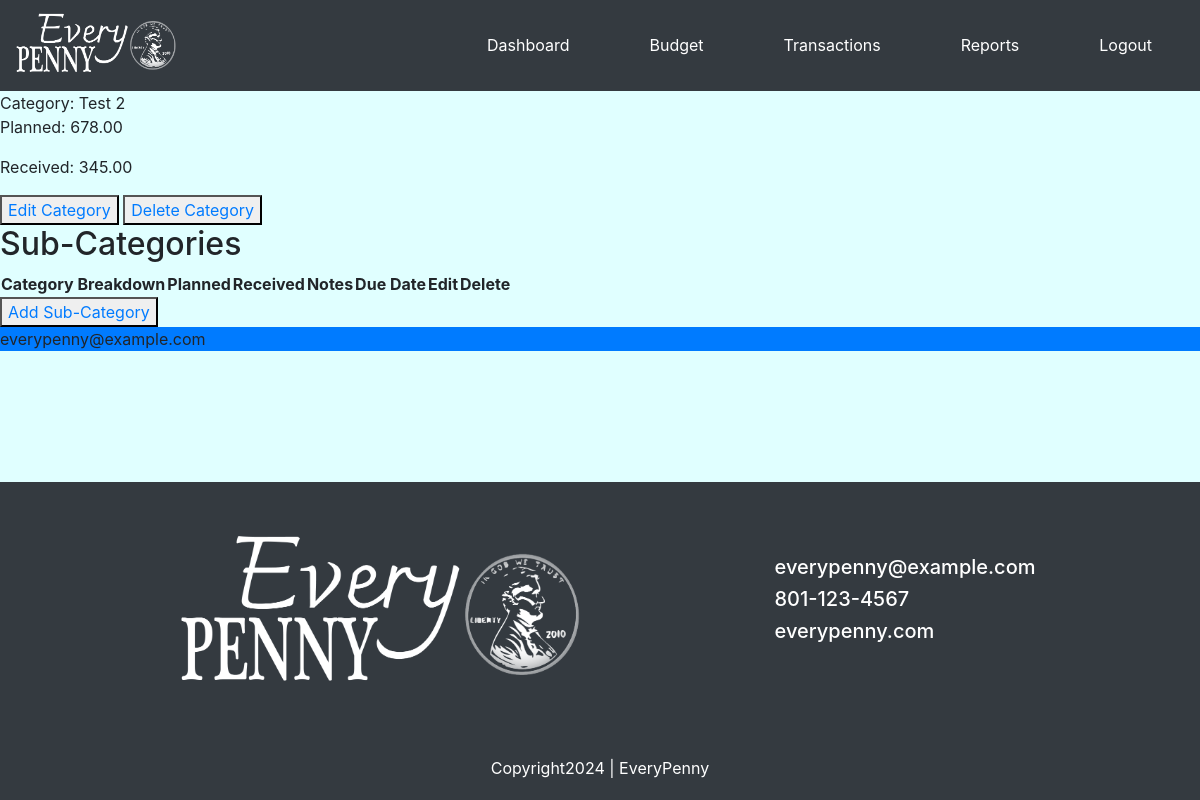
/budget/view_category/6 (signed in), run on the app's committed database.
### budget/models.py (models this page shows, shortened)
class BudgetCategory(models.Model):
    category_name = models.CharField(max_length=100)
    budget = models.ForeignKey(Budget, on_delete=models.CASCADE)
    planned = models.DecimalField(max_digits=10, decimal_places=2)
    received = models.DecimalField(max_digits=10, decimal_places=2)

### budget/views.py (the view)
# urls.py: path('view_category/<int:id>', views.view_category, name='view_category'),
@login_required(login_url='login')
def view_category(request, id):
    category = BudgetCategory.objects.get(id=id)
    labels = BudgetLabel.objects.all()
    context = {
        'category': category,
        'labels': labels
    }
    return render(request, 'budget/view_category.html', context)

### budget/templates/budget/view_category.html (shortened to what this page needs)
{% extends 'budget/base.html' %}
{% block body %}
    Category: {{ category.category_name }}
    <p>Planned: {{ category.planned }}</p>
    <p>Received: {{ category.received }}</p>
    <button><a href="{% url 'budget:edit_category' category.id %}">Edit Category</a></button>
    <button><a href="{% url 'budget:delete_category' category.id %}">Delete Category</a></button>
    <h2>Sub-Categories</h2>
    <table>
    <thead>
    <tr>
        <th>Category Breakdown</th>
        <th>Planned</th>
        <th>Received</th>
        <th>Notes</th>
        <th>Due Date</th>
        <th>Edit</th>
        <th>Delete</th>
    </tr>
    </thead>
    </table>
    <button><a href="{% url 'budget:make-label' category.id %}">Add Sub-Category</a></button>
{% endblock %}

### budget/static/budget/styles.css (style rules this page uses)
.background { background-color: lightcyan; }

### data on the page
BudgetCategory: category_name "Test 2", planned "678.00", received "345.00"
